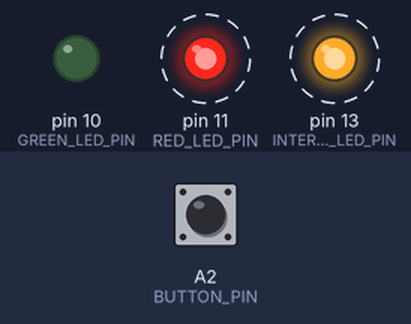
Simulated run of this sketch. Board: Arduino Nano, built with avr-gcc and run on an emulated ATmega328P. Parts: output pins drawn as LEDs (lit = HIGH). Dashed ring = blinking. The inputs (shaded band) are chosen by the test bench; at power-on: A2 (BUTTON_PIN) HIGH.

Above: at 1.26 s.
1.3 s: A2 (BUTTON_PIN) pulled LOW for 0.15 s
At 1.45 s:
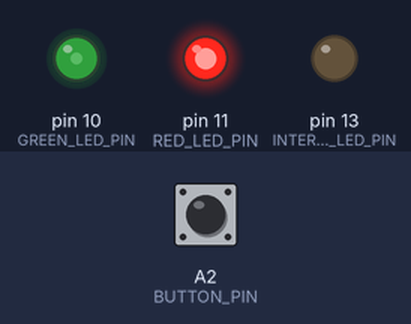
At 2.9 s:
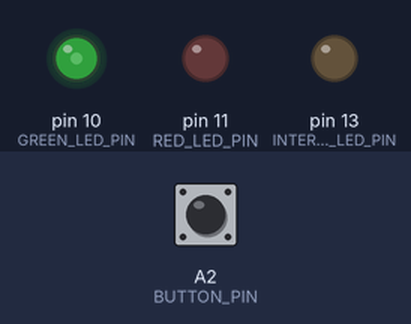
Timing chart, 0 to 4.4 s (numbered marks = the images above; inputs shaded):
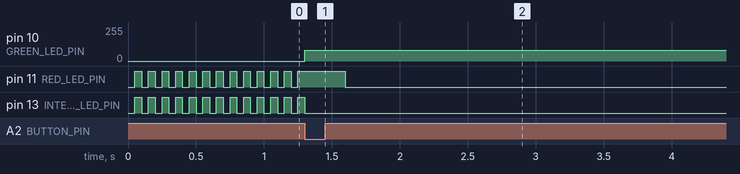

The sketch:

main.ino
```cpp
/*
  Power Outlet Monitor - LED Only (Nano)
  --------------------------------------
  - Red LED starts fast (~10 Hz) and slows linearly to 1 Hz over 1 hour.
  - Button (D2) confirms alarm.
  - Green LED (D10, PWM) lights constant after confirmation.
*/

#define INTERNAL_LED_PIN 13
#define RED_LED_PIN 11
#define GREEN_LED_PIN 10
#define BUTTON_PIN A2

// --- Red LED blink ---
const unsigned long FAST_BLINK_INTERVAL = 50;   // 10 Hz
const unsigned long SLOW_BLINK_INTERVAL = 500;  // 1 Hz
const unsigned long RAMP_DURATION = 3600000UL;  // 1 hour

// --- Green LED constant brightness ---
const int GREEN_BRIGHTNESS = 80; // adjust 0–255 for desired intensity

// --- State ---
bool alarmActive = true;
bool greenActive = false;
unsigned long blinkStart = 0;
unsigned long lastBlinkTime = 0;
bool redLedState = false;

void setup() {
  pinMode(INTERNAL_LED_PIN, OUTPUT);
  pinMode(RED_LED_PIN, OUTPUT);
  pinMode(GREEN_LED_PIN, OUTPUT);
  pinMode(BUTTON_PIN, INPUT_PULLUP);

  digitalWrite(INTERNAL_LED_PIN, LOW);
  digitalWrite(RED_LED_PIN, LOW);
  analogWrite(GREEN_LED_PIN, 0);

  blinkStart = millis();
  lastBlinkTime = blinkStart;
}

void loop() {
  unsigned long currentMillis = millis();
  unsigned long elapsed = currentMillis - blinkStart;

  // --- Red LED blinking ---
  if (alarmActive) {
    unsigned long blinkInterval;
    if (elapsed >= RAMP_DURATION) {
      blinkInterval = SLOW_BLINK_INTERVAL;
    } else {
      float progress = (float)elapsed / RAMP_DURATION;
      blinkInterval = FAST_BLINK_INTERVAL +
                      (unsigned long)((SLOW_BLINK_INTERVAL - FAST_BLINK_INTERVAL) * progress);
    }

    if (currentMillis - lastBlinkTime >= blinkInterval) {
      redLedState = !redLedState;
      digitalWrite(INTERNAL_LED_PIN, redLedState);
      digitalWrite(RED_LED_PIN, redLedState);
      lastBlinkTime = currentMillis;
    }
  } else {
    digitalWrite(INTERNAL_LED_PIN, LOW);
    digitalWrite(RED_LED_PIN, LOW);
  }

  // --- Button to confirm alarm ---
  if (alarmActive && digitalRead(BUTTON_PIN) == LOW) {
    alarmActive = false;
    greenActive = true;
    analogWrite(GREEN_LED_PIN, GREEN_BRIGHTNESS);
    digitalWrite(INTERNAL_LED_PIN, LOW);
    delay(300); // debounce
  }

  // --- Green LED constant ---
  if (greenActive) {
    // just maintain constant brightness
    analogWrite(GREEN_LED_PIN, GREEN_BRIGHTNESS);
  }
}
```

Measured:
- after the input at 1.3 s, pin 10 (GREEN_LED_PIN): 0/255 → 80/255 at once; pin 13 (INTERNAL_LED_PIN): goes on until 1.3 s, then stays LOW
- by itself, pin 13 (INTERNAL_LED_PIN): alternates HIGH for 0.05 s and LOW for 0.05 s
